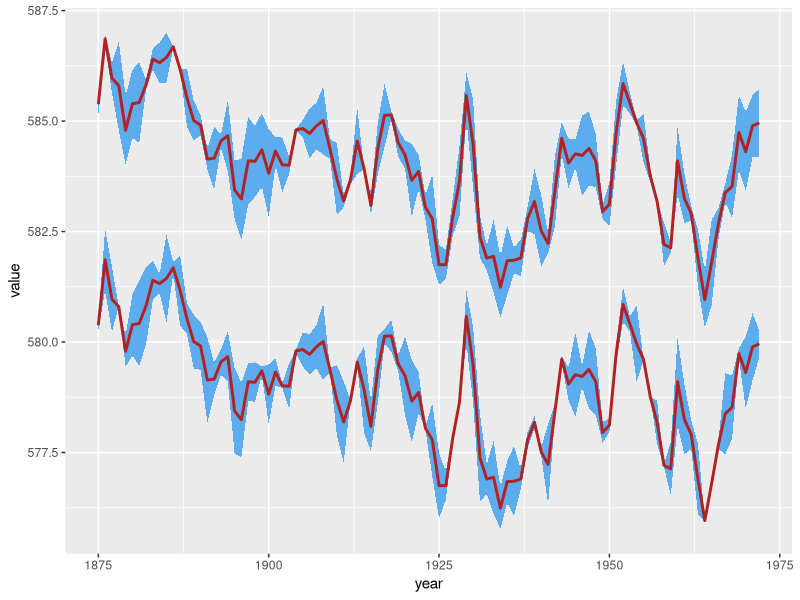

This figure's R source:
## ---- chunk 1
knitr::opts_chunk$set(echo = TRUE)
## ---- chunk 2
library(tidyverse)
huron <- data.frame(year = rep(1875:1972,2), 
                    group = c(rep("a",98),rep("b",98)),
                    value = c(LakeHuron, LakeHuron + 5),
                    std = runif(length(LakeHuron)*2,0,1))

huron %>% 
  ggplot(aes(year, value, fill = group)) + 
  geom_ribbon(aes(ymin = value - std, ymax = value + std, group=group), fill = "steelblue2") + 
  geom_line(color = "firebrick", size = 1)

